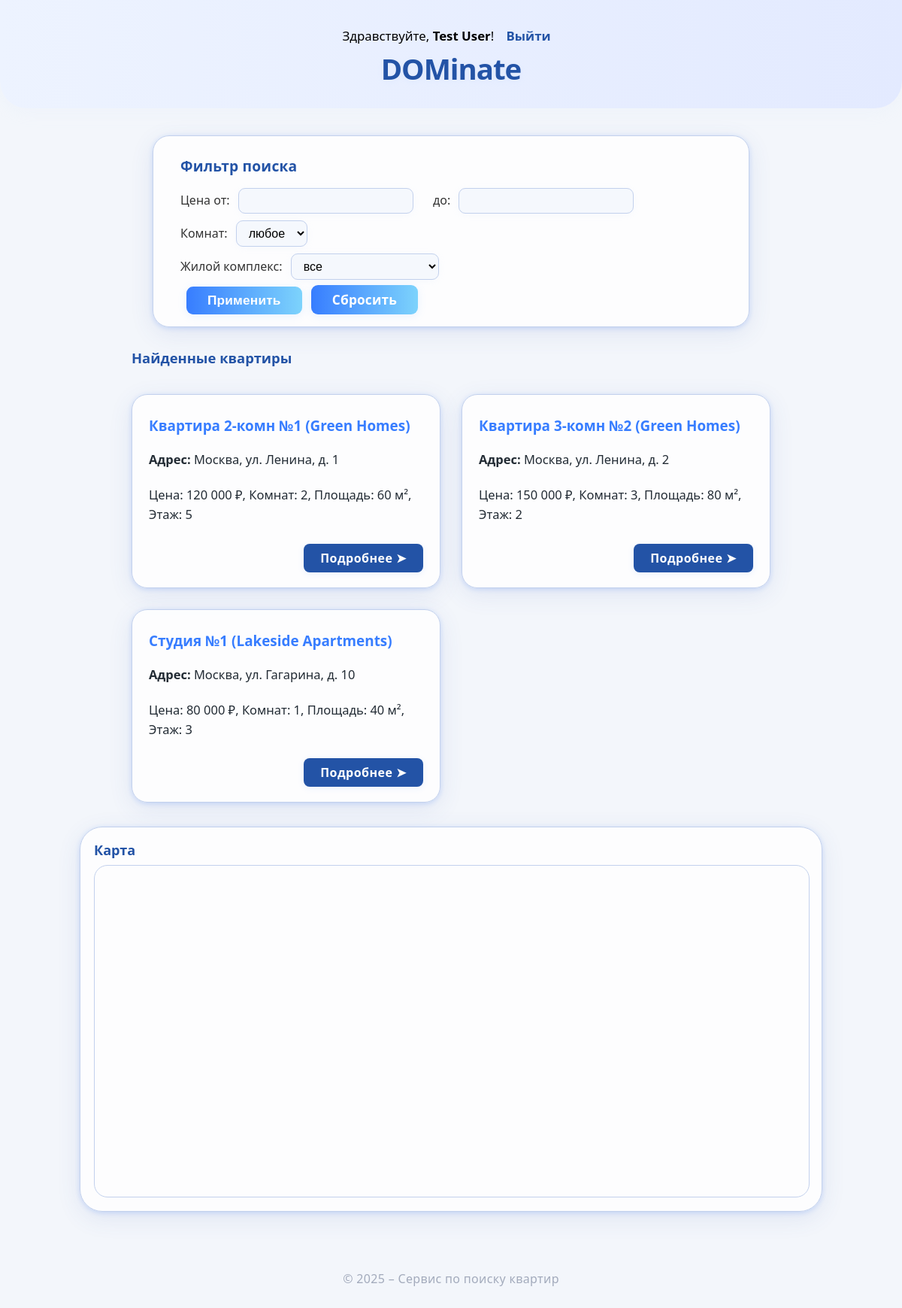
Page /index.php (signed in) on the committed database.
### tables this page shows
CREATE TABLE apartments (
    id INT AUTO_INCREMENT PRIMARY KEY,
    complex_id INT NOT NULL,
    name VARCHAR(100) NOT NULL,
    address VARCHAR(255) NOT NULL,
    description TEXT,
    price INT,
    rooms INT,
    area FLOAT,
    floor INT,
    FOREIGN KEY (complex_id) REFERENCES complexes(id) ON DELETE CASCADE
);

CREATE TABLE complexes (
    id INT AUTO_INCREMENT PRIMARY KEY,
    name VARCHAR(100) NOT NULL,
    description TEXT
);

### public/index.php (the view, shortened to what this page needs)
<?php
require 'config.php';
$priceMin = isset($_GET['price_min']) ? $_GET['price_min'] : '';
$priceMax = isset($_GET['price_max']) ? $_GET['price_max'] : '';
$sql = "SELECT a.*, c.name AS complex_name FROM apartments a JOIN complexes c ON a.complex_id = c.id";
$params = [];
$stmt = $pdo->prepare($sql);
$stmt->execute($params);
$apartments = $stmt->fetchAll(PDO::FETCH_ASSOC);
?>
<!DOCTYPE html>
<html lang="ru">
<head>
</head>
<body>
<header>
    <nav>
        <?php if (isset($_SESSION['user_id'])): ?>
            Здравствуйте, <strong><?php echo htmlspecialchars($_SESSION['user_name']); ?></strong>!
            <a href="logout.php">Выйти</a>
        <?php else: ?>
            <a href="login.php">Вход</a> | <a href="register.php">Регистрация</a>
        <?php endif; ?>
    </nav>
    <h1>DOMinate</h1>
</header>
<section id="filters">
    <h2>Фильтр поиска</h2>
    <form method="get" action="index.php">
        <label>Цена от:
            <input type="number" name="price_min" value="<?php echo htmlspecialchars($priceMin); ?>" min="0" />
        </label>
        <label>до:
            <input type="number" name="price_max" value="<?php echo htmlspecialchars($priceMax); ?>" min="0" />
        </label> <br>
        <label>Комнат:
            <select name="rooms">
                <option value="">любое</option>
            </select>
        </label> <br>
        <label>Жилой комплекс:
            <select name="complex_id">
                <option value="">все</option>
            </select>
        </label> <br>
        <button type="submit">Применить</button>
        <a href="index.php">Сбросить</a>
    </form>
</section>
<section id="apartments">
    <h2>Найденные квартиры</h2>
    <?php if ($apartments): ?>
        <?php foreach ($apartments as $apt): ?>
            <div class="apartment-card">
                <h3><?php echo htmlspecialchars($apt['name']); ?> (<?php echo htmlspecialchars($apt['complex_name']); ?>)</h3>
                <p><b>Адрес:</b> <?php echo htmlspecialchars($apt['address']); ?></p>
                <p>Цена: <?php echo $apt['price'] ? number_format($apt['price'], 0, '', ' ') . ' ₽' : 'не указана'; ?>,
                   Комнат: <?php echo $apt['rooms'] ?: 'не указано'; ?>,
                   Площадь: <?php echo $apt['area'] ? $apt['area'] . ' м²' : 'не указана'; ?>,
                   Этаж: <?php echo $apt['floor'] ?: 'не указан'; ?></p>
                <a href="apartment.php?id=<?php echo $apt['id']; ?>">Подробнее &#10148;</a>
            </div>
        <?php endforeach; ?>
    <?php else: ?>
        <p style="color:#b1b1b7;">Квартир по заданным критериям не найдено.</p>
    <?php endif; ?>
</section>
<section id="map-section">
    <h2>Карта</h2>
    <div id="map"></div>
</section>
<footer>
    <p>&copy; 2025 – Сервис по поиску квартир</p>
</footer>
</body>
</html>

### public/index.php (style rules this page uses)
:root { --accent: #377dff; --accent-dark: #2353a6; --bg: #f3f6fb; --glass: rgba(255,255,255,0.82); --border: #c3d1ed; --shadow: 0 8px 32px 0 rgba(60,90,170,0.11), 0 1.5px 6px #377dff33; }
body, html { margin: 0; padding: 0; background: var(--bg); font-family: 'Segoe UI', 'Inter', Arial, sans-serif; }
header { background: linear-gradient(90deg, #edf3ff 0%, #e3eaff 100%); padding: 36px 0 20px 0; text-align: center; box-shadow: 0 2px 24px #dae9fc30; border-radius: 0 0 36px 36px; }
header h1 { font-size: 2.4rem; font-weight: 800; margin: 0 0 7px 0; letter-spacing: -1px; color: var(--accent-dark); text-shadow: 0 2px 8px #bddcff24; }
nav { margin-bottom: 6px; font-size: 1.05rem; }
nav a { color: var(--accent-dark); text-decoration: none; margin: 0 12px; font-weight: 600; transition: color .17s; padding: 2px 0; border-bottom: 2px solid transparent; }
#filters { margin: 36px auto 28px auto; max-width: 720px; background: var(--glass); padding: 26px 36px 16px 36px; border-radius: 22px; box-shadow: var(--shadow); border: 1.5px solid var(--border); }
#filters h2 { margin-top: 0; font-size: 1.2rem; color: var(--accent-dark); letter-spacing: 0.01em; font-weight: 600; }
#filters label { margin-right: 22px; font-size: 1rem; color: #333; font-weight: 500; }
#filters input, #filters select { font-size: 1rem; padding: 7px 12px; border: 1.5px solid var(--border); border-radius: 9px; margin-left: 7px; margin-bottom: 9px; background: #f5f8fd; outline: none; transition: border-color .17s; box-shadow: 0 1.5px 8px #c8d6f522; }
#filters button, #filters a { margin-left: 8px; padding: 8px 28px; border: none; border-radius: 9px; background: linear-gradient(90deg, var(--accent), #7dd3fc); color: #fff; font-weight: 700; cursor: pointer; font-size: 1.08rem; box-shadow: 0 2px 12px #73affc26; text-decoration: none; transition: background .21s, color .2s, transform .17s; letter-spacing: .01em; }
#apartments { max-width: 850px; margin: 0 auto 32px auto; display: grid; grid-template-columns: repeat(auto-fit, minmax(320px, 1fr)); gap: 28px; }
#apartments h2 { grid-column: 1/-1; margin: 0 0 8px 0; font-size: 1.15rem; color: var(--accent-dark); font-weight: 600; }
.apartment-card { background: var(--glass); border-radius: 21px; box-shadow: var(--shadow); border: 1.5px solid var(--border); padding: 28px 22px 20px 22px; display: flex; flex-direction: column; gap: 10px; transition: box-shadow .19s, transform .13s; min-height: 155px; position: relative; }
.apartment-card h3 { margin: 0 0 3px 0; font-size: 1.18rem; font-weight: 700; color: var(--accent); }
.apartment-card p { margin: 6px 0; font-size: 1.03rem; color: #222b34; line-height: 1.55; }
.apartment-card a { align-self: flex-end; margin-top: 10px; color: #fff; background: var(--accent-dark); padding: 8px 22px; border-radius: 8px; text-decoration: none; font-weight: 700; letter-spacing: .03em; box-shadow: 0 2px 8px #377dff18; transition: background .19s, transform .15s; }
#map-section { max-width: 950px; margin: 0 auto 36px auto; border-radius: 30px; background: var(--glass); box-shadow: var(--shadow); padding: 18px; border: 1.5px solid var(--border); }
#map-section h2 { font-size: 1.13rem; color: var(--accent-dark); font-weight: 600; margin: 0 0 8px 0; }
#map { height: 440px; width: 100%; border-radius: 18px; border: 1.5px solid var(--border); }
footer { text-align: center; font-size: 1rem; color: #a3abbc; padding: 26px 0 38px 0; letter-spacing: .02em; }

### rows in the picture
apartments: name "Квартира 2-комн №1", complex.name "Green Homes", address "Москва, ул. Ленина, д. 1", price "120 000", rooms "2", area "60", floor "5"
apartments: name "Квартира 3-комн №2", complex.name "Green Homes", address "Москва, ул. Ленина, д. 2", price "150 000", rooms "3", area "80", floor "2"
apartments: name "Студия №1", complex.name "Lakeside Apartments", address "Москва, ул. Гагарина, д. 10", price "80 000", rooms "1", area "40", floor "3"

### other values in the picture
$_SESSION['user_name'] "Test User"
